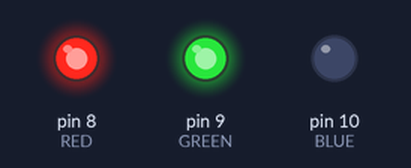
A sketch run on a simulated Arduino Uno, built with avr-gcc and run on an emulated ATmega328P. Parts: output pins drawn as LEDs (lit = HIGH).

Above: at 0.5 s.
At 1.5 s:
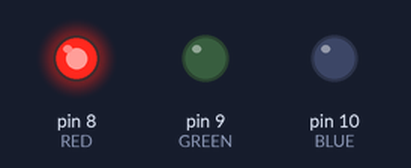
At 2.5 s:
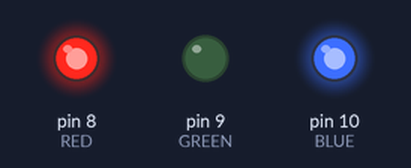
At 3.5 s:
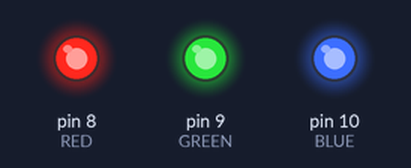
Timing chart, 0 to 4.6 s (numbered marks = the images above):
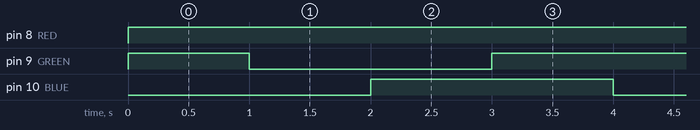

Measured:
- by itself, pin 8 (RED): LOW → HIGH at 0.00 s
- by itself, pin 9 (GREEN): repeats every 4.0 s: LOW 2.0 s, HIGH 2.0 s
- by itself, pin 10 (BLUE): alternates HIGH for 2.0 s and LOW for 2.0 s

The sketch:

sketch_sep17d.ino
```cpp
#define RED   8
#define GREEN   9
#define BLUE    10

void setup() {
  pinMode(RED, OUTPUT);
  pinMode(GREEN, OUTPUT);
  pinMode(BLUE, OUTPUT);
}

void loop() {
  LED_Color(1,1,0);
  delay(1000);
  LED_Color(1,1,0);
  LED_Color(1,0,0);
  delay(1000);
  LED_Color(1,0,1);
  delay(1000);
  LED_Color(1,1,1);
  delay(1000);
}

void LED_Color(int r, int g,int b){
  digitalWrite(RED, r);
  digitalWrite(GREEN, g);
  digitalWrite(BLUE, b);
}
```
